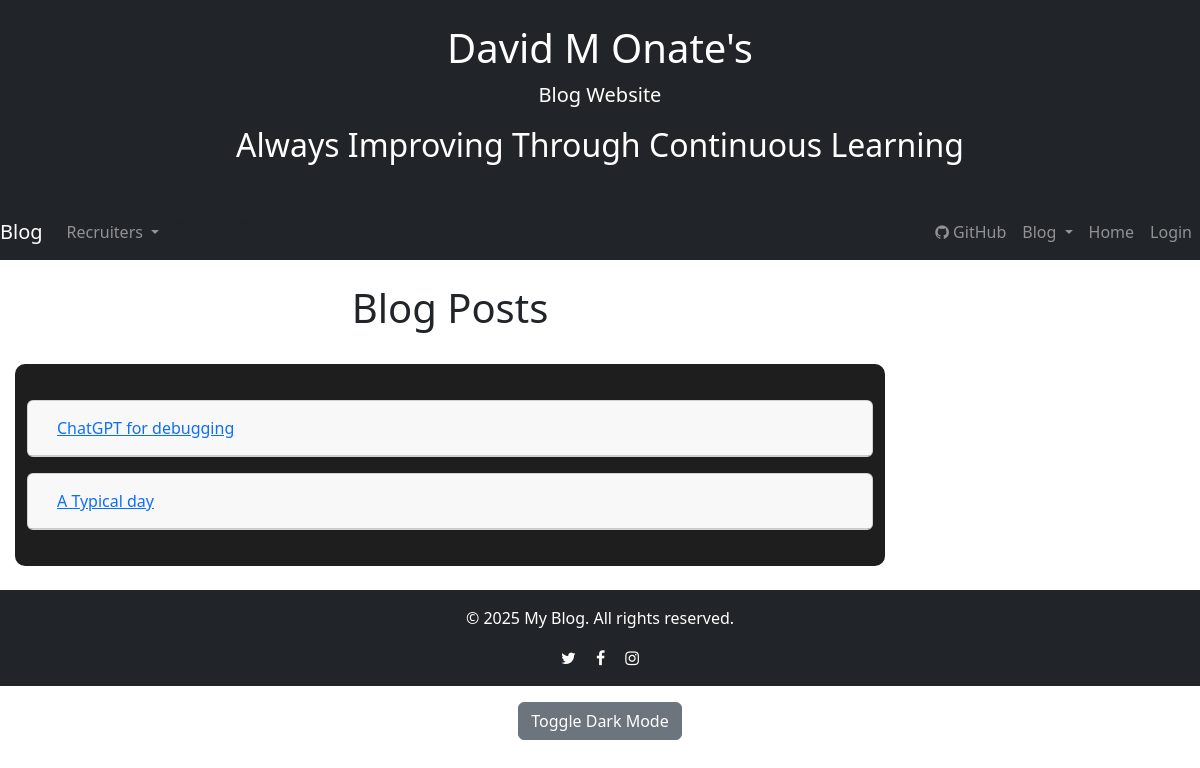
Before: /blog/view_posts with the older database file.
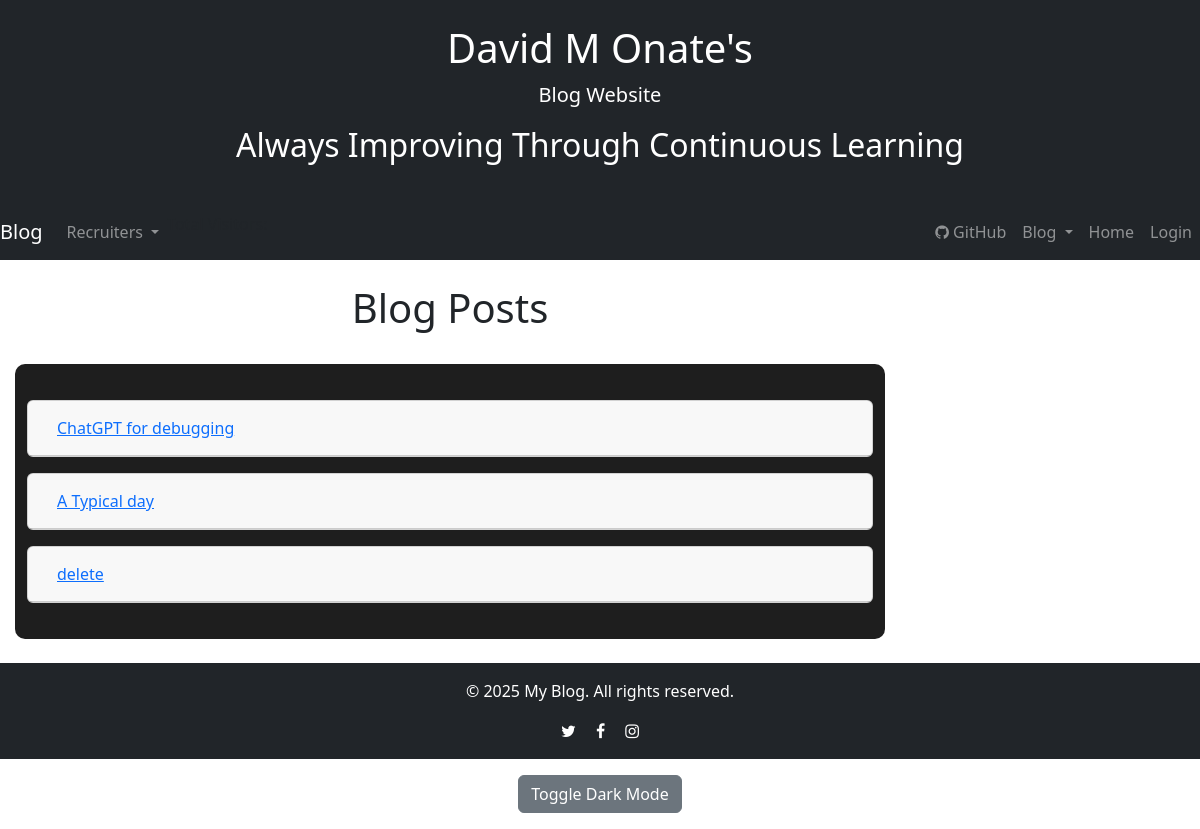
After: the same page with the newer database file.
### website/models.py (models this page shows)
class BlogPost(db.Model):
    id = db.Column(db.Integer, primary_key=True)
    title = db.Column(db.String(150), nullable=False)
    content = db.Column(db.Text, nullable=False)
    author = db.Column(db.Integer, db.ForeignKey('user.id', name='fk_blogpost_user_id'), nullable=False)
    date_posted = db.Column(db.DateTime(timezone=True), default=func.now())

### website/views.py (the view)
@blog.route('/view_posts')
def view_blogposts():
    posts = BlogPost.query.all() #(BlogPost.id.desc()).all()
    return render_template('view_posts.html', posts=posts)

### website/templates/view_posts.html (shortened to what this page needs)
{% extends "base.html" %}
{% block content %}
<h1 class="text-center py-4">Blog Posts</h1>
<div class="container">
    {% for post in posts %}
    <div class="card my-3">
        <div class="card-header">
            <h5 class="mb-0">
                <button class="btn btn-link" type="button" data-toggle="collapse" data-target="#post-{{ post.id }}" aria-expanded="false" aria-controls="post-{{ post.id }}">
                    {{ post.title }}
                </button>
            </h5>
        </div>
    </div>
    {% else %}
    <p>No blog posts available.</p>
    {% endfor %}
</div>
{% endblock %}

### website/templates/base.html (shortened to what this page needs)
<!DOCTYPE html>
<html>
  <head>
    <link
        rel="stylesheet"
        href="https://stackpath.bootstrapcdn.com/bootstrap/4.4.1/css/bootstrap.min.css"
    />
    <link
        rel="stylesheet"
        href="https://stackpath.bootstrapcdn.com/font-awesome/4.7.0/css/font-awesome.min.css"
    />
    <link rel="stylesheet" href="{{ url_for('static', filename='style.css') }}">
    <link href="https://cdn.jsdelivr.net/npm/bootstrap@5.3.0-alpha1/dist/css/bootstrap.min.css" rel="stylesheet">
  </head>
  <body>
    <header class="bg-dark text-white text-center py-4">
        <h1>David M Onate's</h1>
        <p class="lead">Blog Website</p>
        <p class="lead"><h2> Always Improving Through Continuous Learning</h2></p>
    </header>
    <nav class="navbar navbar-expand-lg navbar-dark bg-dark">
        <a class="navbar-brand" href="{{ url_for('blog.view_blogposts') }}">Blog</a>
        <div class="collapse navbar-collapse" id="navbar">
            <ul class="navbar-nav">
                <li class="nav-item dropdown">
                    <a
                        class="nav-link dropdown-toggle"
                        href="#"
                        id="recruiterDropdown"
                        role="button"
                        data-toggle="dropdown"
                        aria-haspopup="true"
                        aria-expanded="false"
                    >
                        Recruiters
                    </a>
</li>
            </ul>
            {% if visitor_count is not none %}
            <p>Total Visitors: {{ visitor_count }}</p>
            {% endif %}
            <ul class="navbar-nav ml-auto">
                <li class="nav-item">
                    <a class="nav-link" href="https://github.com/donate312/blog_portfolio.git" target="_blank">
                        <i class="fa fa-github"></i> GitHub
                    </a>
                </li>
                <li class="nav-item dropdown">
                    <a
                        class="nav-link dropdown-toggle"
                        href="#"
                        id="blogDropdown"
                        role="button"
                        data-toggle="dropdown"
                        aria-haspopup="true"
                        aria-expanded="false"
                    >
                        Blog
                    </a>
                </li>
                <li class="nav-item"><a class="nav-link" href="{{ url_for('views.home') }}">Home</a></li>
                {% if user.is_authenticated %}
                <li class="nav-item"><a class="nav-link" href="/logout">Logout</a></li>
                {% else %}
                <li class="nav-item"><a class="nav-link" href="/login">Login</a></li>
                {% endif %}
            </ul>
        </div>
    </nav>
            <div class="col-md-9">
                {% block content %}
                {% endblock %}
            </div>
    <footer class="bg-dark text-white text-center py-3 mt-4">
        <p>&copy; 2025 My Blog. All rights reserved.</p>
        <a href="https://twitter.com" class="text-white mx-2"><i class="fa fa-twitter"></i></a>
        <a href="https://facebook.com" class="text-white mx-2"><i class="fa fa-facebook"></i></a>
        <a href="https://instagram.com" class="text-white mx-2"><i class="fa fa-instagram"></i></a>
    </footer>
    <div class="text-center my-3">
        <button id="theme-toggle" class="btn btn-secondary">Toggle Dark Mode</button>
    </div>
  {% block javascript %}
  </body>
</html>
 {% endblock %}

### website/static/style.css (style rules this page uses)
body { background-color: #ffffff; color: #6b5858; font-family: Arial, sans-serif; }
.container { max-width: 800px; margin: auto; padding: 20px; background: #1e1e1e; border-radius: 10px; box-shadow: 0 0 10px rgba(255, 255, 255, 0.1); }
button { background-color: #6200ea; color: white; border: none; padding: 10px 15px; border-radius: 5px; cursor: pointer; }

Changed rows visible on the page:
added BlogPost: title "delete"
